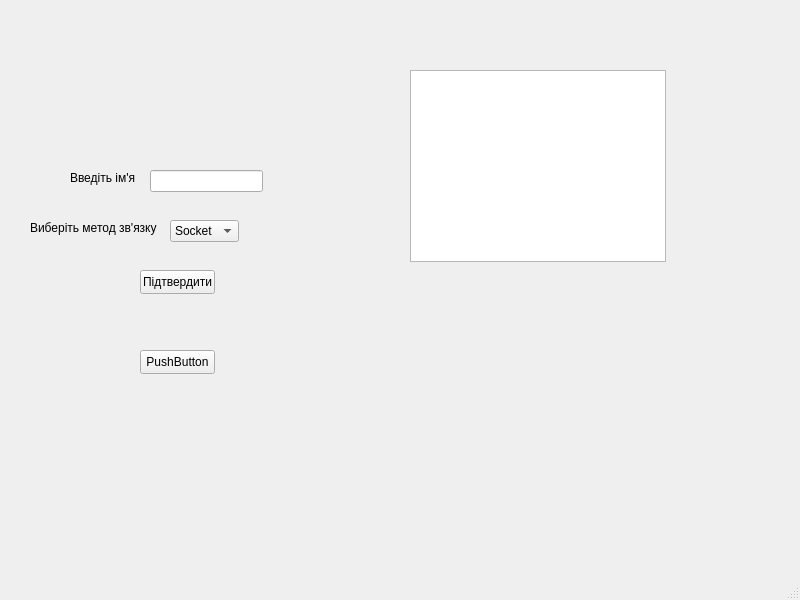
<?xml version="1.0" encoding="UTF-8"?>
<ui version="4.0">
 <class>MainWindow</class>
 <widget class="QMainWindow" name="MainWindow">
  <property name="geometry">
   <rect>
    <x>0</x>
    <y>0</y>
    <width>800</width>
    <height>600</height>
   </rect>
  </property>
  <property name="windowTitle">
   <string>MainWindow</string>
  </property>
  <widget class="QWidget" name="centralwidget">
   <widget class="QLineEdit" name="lineEdit">
    <property name="geometry">
     <rect>
      <x>150</x>
      <y>170</y>
      <width>113</width>
      <height>22</height>
     </rect>
    </property>
   </widget>
   <widget class="QLabel" name="label">
    <property name="geometry">
     <rect>
      <x>70</x>
      <y>170</y>
      <width>81</width>
      <height>16</height>
     </rect>
    </property>
    <property name="text">
     <string>Введіть ім'я</string>
    </property>
   </widget>
   <widget class="QLabel" name="label_2">
    <property name="geometry">
     <rect>
      <x>30</x>
      <y>220</y>
      <width>141</width>
      <height>16</height>
     </rect>
    </property>
    <property name="text">
     <string>Виберіть метод зв'язку</string>
    </property>
   </widget>
   <widget class="QComboBox" name="comboBox">
    <property name="geometry">
     <rect>
      <x>170</x>
      <y>220</y>
      <width>69</width>
      <height>22</height>
     </rect>
    </property>
    <item>
     <property name="text">
      <string>Socket</string>
     </property>
    </item>
    <item>
     <property name="text">
      <string>Pipe</string>
     </property>
    </item>
   </widget>
   <widget class="QPushButton" name="pushButton">
    <property name="geometry">
     <rect>
      <x>140</x>
      <y>270</y>
      <width>75</width>
      <height>24</height>
     </rect>
    </property>
    <property name="text">
     <string>Підтвердити</string>
    </property>
   </widget>
   <widget class="QPushButton" name="pushButton_2">
    <property name="geometry">
     <rect>
      <x>140</x>
      <y>350</y>
      <width>75</width>
      <height>24</height>
     </rect>
    </property>
    <property name="text">
     <string>PushButton</string>
    </property>
   </widget>
   <widget class="QListWidget" name="listWidget">
    <property name="geometry">
     <rect>
      <x>410</x>
      <y>70</y>
      <width>256</width>
      <height>192</height>
     </rect>
    </property>
   </widget>
  </widget>
  <widget class="QMenuBar" name="menubar">
   <property name="geometry">
    <rect>
     <x>0</x>
     <y>0</y>
     <width>800</width>
     <height>22</height>
    </rect>
   </property>
  </widget>
  <widget class="QStatusBar" name="statusbar"/>
 </widget>
 <resources/>
 <connections/>
</ui>
